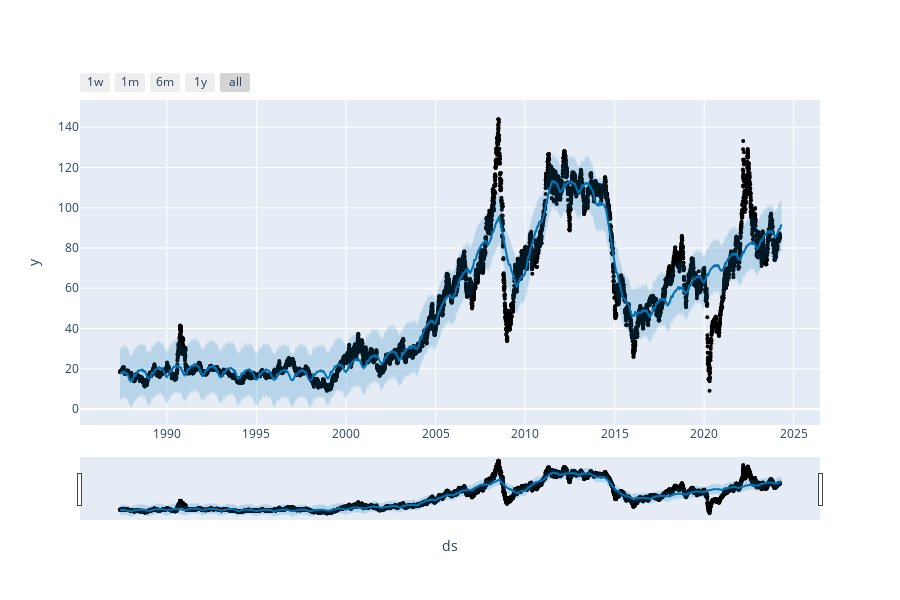

Notebook cell for this chart:
### Code cell
fig

### Figure 1 — Plotly figure (JSON) as saved in the notebook; plotly's stock layout.template omitted (floating-point values rounded to 4 significant figures; data arrays with more than 128 entries replaced by an {"elided": "..."} marker saying what was removed)
{"data": [{"marker": {"color": "black", "size": 4}, "mode": "markers", "name": "Actual", "type": "scatter", "x": {"elided": "11140 str values"}, "y": {"elided": "11140 float values"}}, {"hoverinfo": "skip", "line": {"width": 0}, "mode": "lines", "type": "scatter", "x": {"elided": "11170 str values"}, "y": {"elided": "11170 float values"}}, {"fill": "tonexty", "fillcolor": "rgba(0, 114, 178, 0.2)", "line": {"color": "#0072B2", "width": 2}, "mode": "lines", "name": "Predicted", "type": "scatter", "x": {"elided": "11170 str values"}, "y": {"elided": "11170 float values"}}, {"fill": "tonexty", "fillcolor": "rgba(0, 114, 178, 0.2)", "hoverinfo": "skip", "line": {"width": 0}, "mode": "lines", "type": "scatter", "x": {"elided": "11170 str values"}, "y": {"elided": "11170 float values"}}], "layout": {"height": 600, "showlegend": false, "width": 900, "xaxis": {"rangeselector": {"buttons": [{"count": 7, "label": "1w", "step": "day", "stepmode": "backward"}, {"count": 1, "label": "1m", "step": "month", "stepmode": "backward"}, {"count": 6, "label": "6m", "step": "month", "stepmode": "backward"}, {"count": 1, "label": "1y", "step": "year", "stepmode": "backward"}, {"step": "all"}]}, "rangeslider": {"visible": true}, "title": {"text": "ds"}, "type": "date"}, "yaxis": {"title": {"text": "y"}}}}
